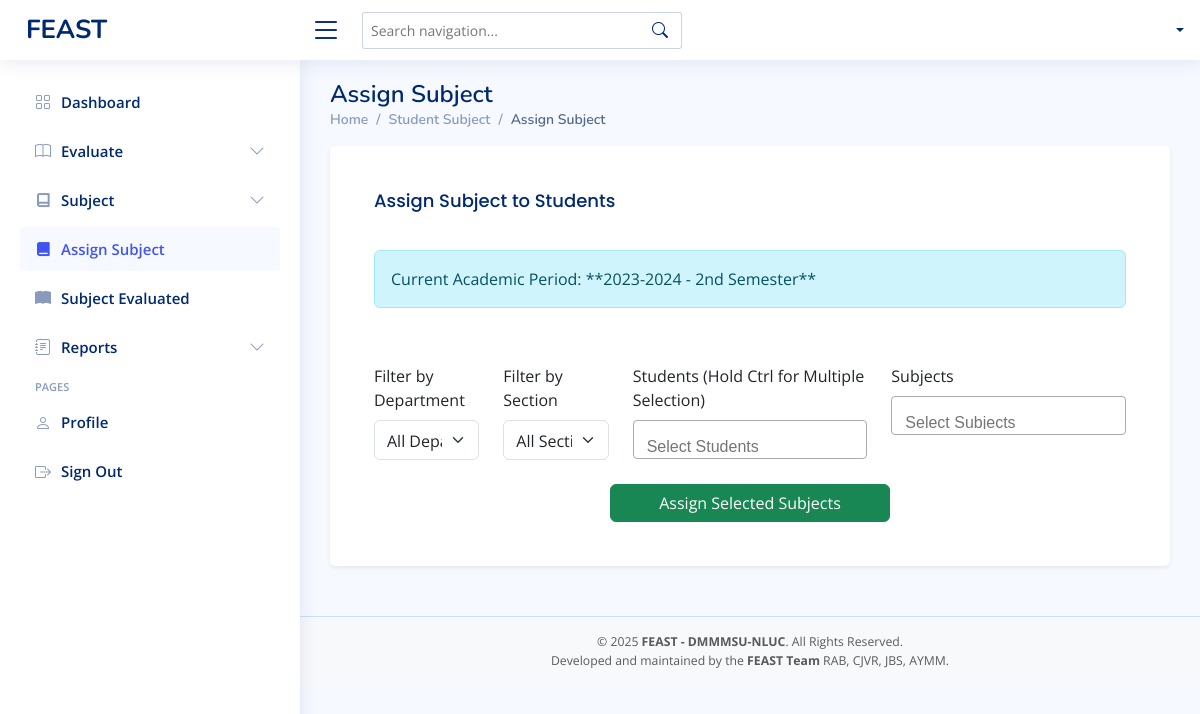
/admin-studentsubject.php, run on an earlier commit of the app's database.
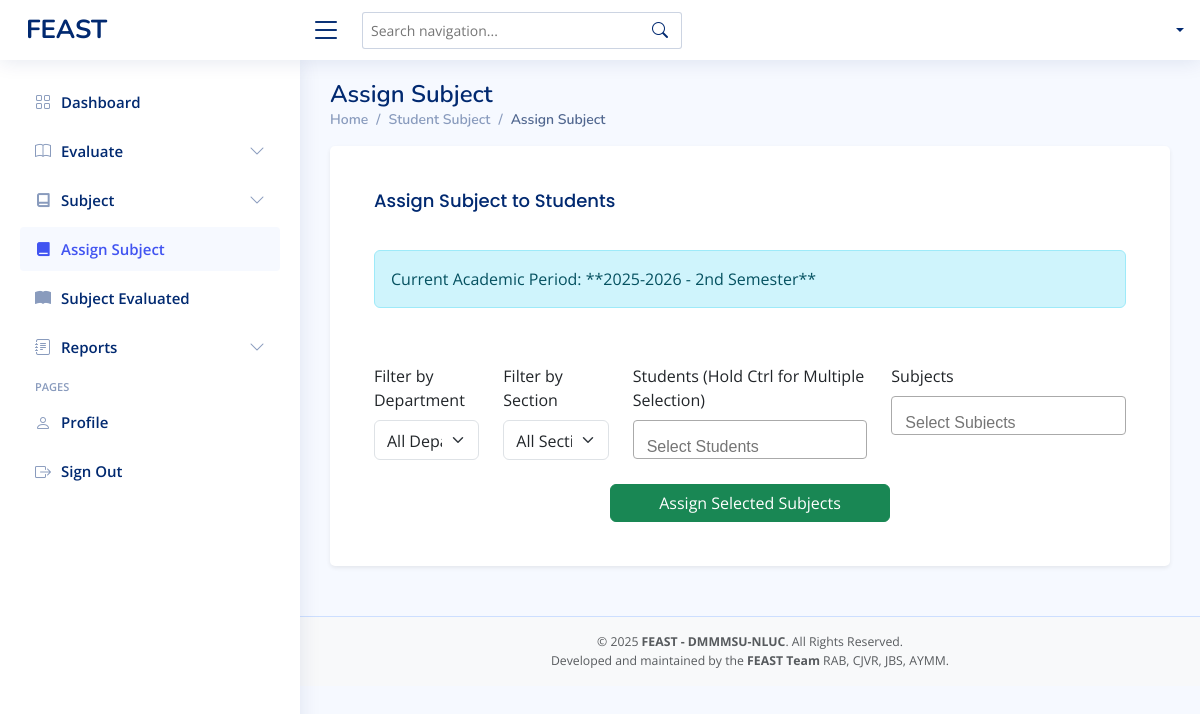
And on a later commit of the database.
### tables this page shows
CREATE TABLE `evaluation_settings` (
  `id` int(11) NOT NULL,
  `semester` varchar(50) NOT NULL,
  `academic_year` varchar(20) NOT NULL,
  `updated_at` timestamp NOT NULL DEFAULT current_timestamp() ON UPDATE current_timestamp()
);

### admin-studentsubject.php (the view, shortened to what this page needs)
<?php
include 'conn/conn.php';
$current_period_query = "SELECT academic_year, semester FROM evaluation_settings ORDER BY updated_at DESC LIMIT 1";
$current_period_result = mysqli_query($conn, $current_period_query);
$current_academic_year = null;
$current_semester = null;
if ($current_period_result && mysqli_num_rows($current_period_result) > 0) {
  $current_period = mysqli_fetch_assoc($current_period_result);
  $current_academic_year = $current_period['academic_year'];
  $current_semester = $current_period['semester'];
}
?>
<!DOCTYPE html>
<html lang="en">
<head>
  <?php include 'head.php' ?>
</head>
<body>
  <?php include 'admin-header.php' ?>
  <?php include 'admin-sidebar.php' ?>
  <main id="main" class="main">
    <div class="pagetitle">
      <h1>Assign Subject</h1>
      <nav>
        <ol class="breadcrumb">
          <li class="breadcrumb-item"><a href="admin-dashboard.php">Home</a></li>
          <li class="breadcrumb-item">Student Subject</li>
          <li class="breadcrumb-item active">Assign Subject</li>
        </ol>
      </nav>
    </div>
    <section class="section">
      <div class="row">
        <div class="col-lg-12">
          <div class="card shadow-sm p-4">
            <div class="card-body">
              <h5 class="card-title mb-4">Assign Subject to Students</h5>
              <form method="POST" action="admin-studentsubject.php" class="row g-4">
                <?php if ($current_academic_year && $current_semester) : ?>
                  <div class="col-12 mb-3">
                    <div class="alert alert-info" role="alert">
                      Current Academic Period: **<?= htmlspecialchars($current_academic_year) ?> - <?= htmlspecialchars($current_semester) ?>**
                    </div>
                  </div>
                <?php endif; ?>
                <div class="col-md-2">
                  <label for="departmentFilter" class="form-label">Filter by Department</label>
                  <select id="departmentFilter" class="form-select">
                    <option value="">All Departments</option>
                  </select>
                </div>
                <div class="col-md-2">
                  <label for="sectionFilter" class="form-label">Filter by Section</label>
                  <select id="sectionFilter" class="form-select">
                    <option value="">All Sections</option>
                  </select>
                </div>
                <div class="col-md-4">
                  <label for="student_id" class="form-label">Students (Hold Ctrl for Multiple Selection)</label>
                </div>
                <div class="col-md-4">
                  <label for="subject_code" class="form-label">Subjects</label>
                </div>
                <div class="col-12 d-flex justify-content-center">
                  <button type="submit" name="assign" class="btn btn-success px-5">Assign Selected Subjects</button>
                </div>
              </form>
            </div>
          </div>
        </div>
      </div>
    </section>
  </main>
  <?php include 'footer.php' ?>
  <link href="assets/css/select2.min.css" rel="stylesheet" />
</body>
</html>

### head.php (shortened to what this page needs)
<link href="vendors/bootstrap/css/bootstrap.min.css" rel="stylesheet">
<link href="vendors/bootstrap-icons/bootstrap-icons.css" rel="stylesheet">
<link href="vendors/boxicons/css/boxicons.min.css" rel="stylesheet">
<link href="vendors/quill/quill.snow.css" rel="stylesheet">
<link href="vendors/quill/quill.bubble.css" rel="stylesheet">
<link href="vendors/remixicon/remixicon.css" rel="stylesheet">
<link href="vendors/simple-datatables/style.css" rel="stylesheet">
<link href="assets/css/style.css" rel="stylesheet">
<link rel="stylesheet" href="assets/css/select2.min.css" />

### admin-header.php (shortened to what this page needs)
<header id="header" class="header fixed-top d-flex align-items-center">
  <div class="d-flex align-items-center justify-content-between">
    <a href="admin-dashboard.php" class="logo d-flex align-items-center">
      <span class="d-none d-lg-block">FEAST</span>
    </a>
    <i class="bi bi-list toggle-sidebar-btn"></i>
  </div>
  <div class="search-bar position-relative">
    <form class="search-form d-flex align-items-center" onsubmit="return false;">
      <input type="text" id="navSearch" placeholder="Search navigation..." autocomplete="off">
      <button type="submit" title="Search"><i class="bi bi-search"></i></button>
    </form>
  </div>
  <nav class="header-nav ms-auto">
    <ul class="d-flex align-items-center">
      <li class="nav-item dropdown pe-3">
        <a class="nav-link nav-profile d-flex align-items-center pe-0" href="#" data-bs-toggle="dropdown">
          <span class="d-none d-md-block dropdown-toggle ps-2 text-capitalize"><?php echo $_SESSION['first_name'] . ' ' . $_SESSION['last_name']; ?></span>
        </a>
      </li>
    </ul>
  </nav>
</header>

### admin-sidebar.php (shortened to what this page needs)
<?php
  $current_page = basename($_SERVER['PHP_SELF']);
?>
<aside id="sidebar" class="sidebar">
  <ul class="sidebar-nav" id="sidebar-nav">
    <li class="nav-item">
      <a class="nav-link <?= $current_page == 'admin-dashboard.php' ? '' : 'collapsed' ?>" href="admin-dashboard.php">
        <i class="bi bi-grid"></i>
        <span>Dashboard</span>
      </a>
    </li>
    <li class="nav-item">
      <?php
        $evaluate_pages = ['admin-evaluate.php','admin-evaluatedfaculty.php'];
        $is_evaluate_active = in_array($current_page, $evaluate_pages);
      ?>
      <a class="nav-link <?= $is_evaluate_active ? '' : 'collapsed' ?>" data-bs-target="#charts-nav" data-bs-toggle="collapse" href="#">
        <i class="bi bi-book"></i><span>Evaluate</span><i class="bi bi-chevron-down ms-auto"></i>
      </a>
    </li>
    <li class="nav-item">
      <?php
        $subject_pages = ['admin-subjectlist.php','admin-subjectadding.php'];
        $is_subject_active = in_array($current_page, $subject_pages);
      ?>
      <a class="nav-link <?= $is_subject_active ? '' : 'collapsed' ?>" data-bs-target="#subject" data-bs-toggle="collapse" href="#">
        <i class="ri-book-line"></i><span>Subject</span><i class="bi bi-chevron-down ms-auto"></i>
      </a>
    </li>
    <li class="nav-item">
      <a class="nav-link <?= $current_page == 'admin-studentsubject.php' ? '' : 'collapsed' ?>" href="admin-studentsubject.php">
        <i class="ri-book-fill"></i>
        <span>Assign Subject</span>
      </a>
    </li>
    <li class="nav-item">
      <a class="nav-link <?= $current_page == 'admin-evaluatedsubject.php' ? '' : 'collapsed' ?>" href="admin-evaluatedsubject.php">
        <i class="bi bi-book-fill"></i>
        <span>Subject Evaluated</span>
      </a>
    </li>
    <li class="nav-item">
      <?php
        $report_pages = [
          'admin-individualreport.php',
          'admin-acknowledgementreport.php',
          'admin-overallreport-set.php',
          'admin-overallreport-sef.php',
          'admin-overallreport.php',
          'admin-pastrecords.php'
        ];
        $is_report_active = in_array($current_page, $report_pages);
      ?>
      <a class="nav-link <?= $is_report_active ? '' : 'collapsed' ?>" data-bs-target="#reports" data-bs-toggle="collapse" href="#">
        <i class="bi bi-journal-text"></i><span>Reports</span><i class="bi bi-chevron-down ms-auto"></i>
      </a>
    </li>
    <li class="nav-heading">Pages</li>
    <li class="nav-item">
      <a class="nav-link <?= $current_page == 'admin-user-profile.php' ? '' : 'collapsed' ?>" href="admin-user-profile.php">
        <i class="bi bi-person"></i>
        <span>Profile</span>
      </a>
    </li>
    <li class="nav-item">
      <a class="nav-link collapsed" href="logout.php">
        <i class="bi bi-box-arrow-right"></i>
        <span>Sign Out</span>
      </a>
    </li>
  </ul>
</aside>

### footer.php
<footer id="footer" class="footer bg-light text-center py-3">
  <div class="container">
    <div class="text-muted small">
      &copy; <?= date('Y') ?> <strong><span>FEAST - DMMMSU-NLUC</span></strong>. All Rights Reserved.
    </div>
    <div class="text-muted small">
      Developed and maintained by the <strong>FEAST Team</strong> RAB, CJVR, JBS, AYMM.
    </div>
  </div>
</footer>

### assets/css/style.css (style rules this page uses)
:root { scroll-behavior: smooth; }
body { font-family: "Open Sans", sans-serif; background: #f6f9ff; color: #444444; }
a { color: #4154f1; text-decoration: none; }
h1, h2, h3, h4, h5, h6 { font-family: "Nunito", sans-serif; }
#main { margin-top: 60px; padding: 20px 30px; transition: all 0.3s; }
.pagetitle { margin-bottom: 10px; }
.pagetitle h1 { font-size: 24px; margin-bottom: 0; font-weight: 600; color: #012970; }
.card { margin-bottom: 30px; border: none; border-radius: 5px; box-shadow: 0px 0 30px rgba(1, 41, 112, 0.1); }
.card-title { padding: 20px 0 15px 0; font-size: 18px; font-weight: 500; color: #012970; font-family: "Poppins", sans-serif; }
.card-body { padding: 0 20px 20px 20px; }
.breadcrumb { font-size: 14px; font-family: "Nunito", sans-serif; color: #899bbd; font-weight: 600; }
.breadcrumb a { color: #899bbd; transition: 0.3s; }
.breadcrumb .breadcrumb-item::before { color: #899bbd; }
.breadcrumb .active { color: #51678f; font-weight: 600; }
.logo { line-height: 1; }
@media (min-width: 1200px) { .logo { width: 280px; } }
.logo span { font-size: 26px; font-weight: 700; color: #012970; font-family: "Nunito", sans-serif; }
.header { transition: all 0.5s; z-index: 997; height: 60px; box-shadow: 0px 2px 20px rgba(1, 41, 112, 0.1); background-color: #fff; padding-left: 20px; }
.header .toggle-sidebar-btn { font-size: 32px; padding-left: 10px; cursor: pointer; color: #012970; }
.header .search-bar { min-width: 360px; padding: 0 20px; }
.header .search-form { width: 100%; }
.header .search-form input { border: 0; font-size: 14px; color: #012970; border: 1px solid rgba(1, 41, 112, 0.2); padding: 7px 38px 7px 8px; border-radius: 3px; transition: 0.3s; width: 100%; }
.header .search-form button { border: 0; padding: 0; margin-left: -30px; background: none; }
.header .search-form button i { color: #012970; }
.header-nav ul { list-style: none; }
.header-nav>ul { margin: 0; padding: 0; }
.header-nav .nav-profile { color: #012970; }
.header-nav .nav-profile span { font-size: 14px; font-weight: 600; }
.sidebar { position: fixed; top: 60px; left: 0; bottom: 0; width: 300px; z-index: 996; transition: all 0.3s; padding: 20px; overflow-y: auto; scrollbar-width: thin; scrollbar-color: #aab7cf transparent; box-shadow: 0px 0px 20px rgba(1, 41, 112, 0.1); background-color: #fff; }
@media (min-width: 1200px) { #main, #footer { margin-left: 300px; } }
.sidebar-nav { padding: 0; margin: 0; list-style: none; }
.sidebar-nav li { padding: 0; margin: 0; list-style: none; }
.sidebar-nav .nav-item { margin-bottom: 5px; }
.sidebar-nav .nav-heading { font-size: 11px; text-transform: uppercase; color: #899bbd; font-weight: 600; margin: 10px 0 5px 15px; }
.sidebar-nav .nav-link { display: flex; align-items: center; font-size: 15px; font-weight: 600; color: #4154f1; transition: 0.3; background: #f6f9ff; padding: 10px 15px; border-radius: 4px; }
.sidebar-nav .nav-link i { font-size: 16px; margin-right: 10px; color: #4154f1; }
.sidebar-nav .nav-link.collapsed { color: #012970; background: #fff; }
.sidebar-nav .nav-link.collapsed i { color: #899bbd; }
.sidebar-nav .nav-link .bi-chevron-down { margin-right: 0; transition: transform 0.2s ease-in-out; }
.footer { padding: 20px 0; font-size: 14px; transition: all 0.3s; border-top: 1px solid #cddfff; }

### admin-studentsubject.php (style rules this page uses)
select.form-select { padding-top: 0.5rem; }

What changed in the data, as far as the page shows it:
changed evaluation_settings "2nd Semester": academic_year "2023-2024" → "2025-2026"
